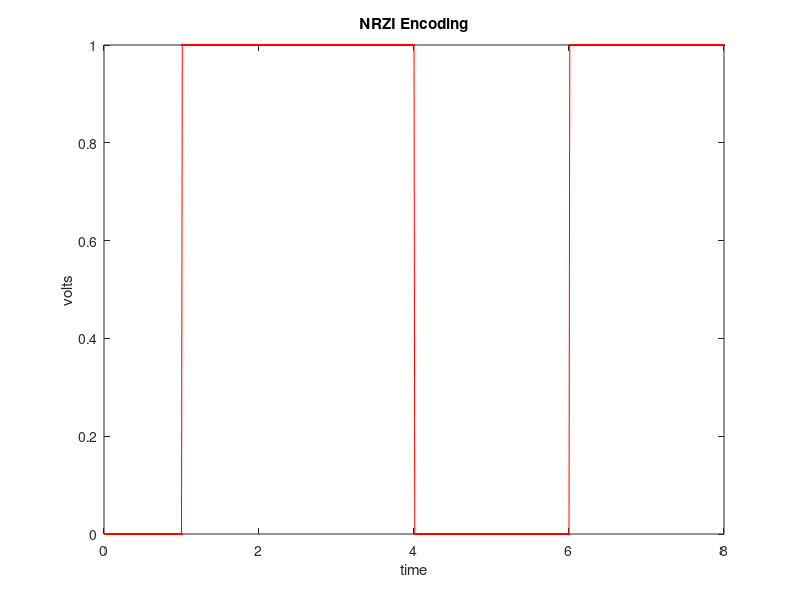

Recreate this plot in MATLAB.
input=[0 1 0 0 1 0 1 0];
output=[];
tran=0;
index=1;
for i=input
  if i==1
    tran=mod((tran+1),2);
  end
  output(index)=tran;
  index=index+1;
end
goutput=[];
gtime=[];
index=0;
c=1;
for t=0.01:0.01:length(input)
  if mod(c,100)==1
    index=index+1;
  end
  goutput(c)=output(index);
  gtime(c)=t;
  c=c+1;
end
plot(gtime,goutput,'marker','.','color','r');
title('NRZI Encoding');
xlabel('time');
ylabel('volts');